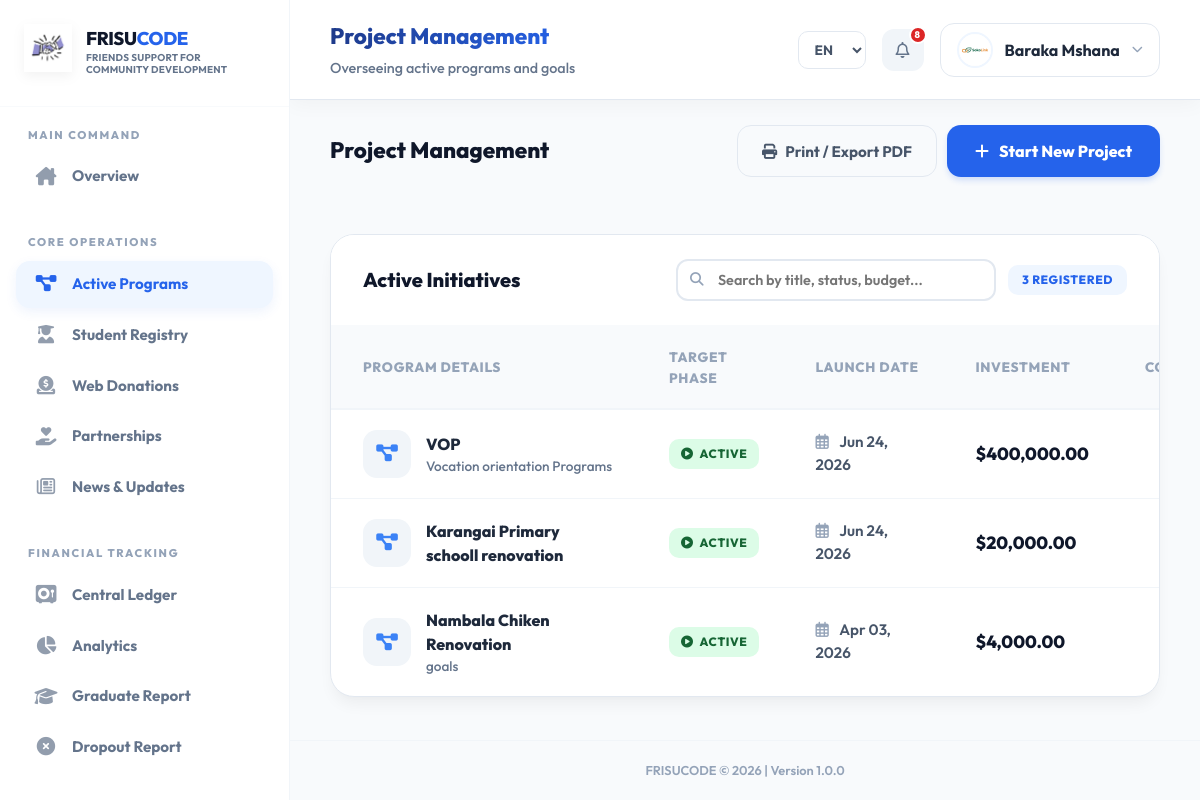
The app's page /system/projects/index.php (signed in) with its own data.
### tables this page shows
CREATE TABLE `users` (
  `id` int(11) NOT NULL,
  `full_name` varchar(100) NOT NULL,
  `email` varchar(100) NOT NULL,
  `profile_picture` varchar(255) DEFAULT NULL,
  `phone` varchar(30) DEFAULT NULL,
  `address` text DEFAULT NULL,
  `password` varchar(255) NOT NULL,
  `role` enum('super_admin','director','project_manager','finance','me_officer','field_officer','donor','guest') NOT NULL DEFAULT 'guest',
  `status` enum('active','inactive') DEFAULT 'active',
  `preferred_language` enum('en','sw','de','fr','es') DEFAULT 'en',
  `last_login` datetime DEFAULT NULL,
  `created_at` timestamp NOT NULL DEFAULT current_timestamp(),
  `updated_at` timestamp NOT NULL DEFAULT current_timestamp() ON UPDATE current_timestamp()
);

CREATE TABLE `projects` (
  `id` int(11) NOT NULL,
  `title` varchar(200) NOT NULL,
  `description` text DEFAULT NULL,
  `start_date` date DEFAULT NULL,
  `end_date` date DEFAULT NULL,
  `budget` decimal(15,2) DEFAULT 0.00,
  `status` enum('planning','active','completed','cancelled') DEFAULT 'planning',
  `created_by` int(11) DEFAULT NULL,
  `created_at` timestamp NOT NULL DEFAULT current_timestamp(),
  `updated_at` timestamp NOT NULL DEFAULT current_timestamp() ON UPDATE current_timestamp()
);

### system/projects/index.php (the view, shortened to what this page needs)
<?php
require_once __DIR__ . '/../auth/auth_check.php';
require_once __DIR__ . '/../config/db.php';
try {
    $stmt = $pdo->query("SELECT * FROM projects ORDER BY created_at DESC");
    $projects = $stmt->fetchAll(PDO::FETCH_ASSOC);
} catch (PDOException $e) {
    $projects = [];
}
?>
<!DOCTYPE html>
<html lang="<?= htmlspecialchars($lang ?? 'en') ?>">
<head>
    <link rel="stylesheet" href="../../assets/css/system-dashboard.css">
    <link rel="stylesheet" href="https://cdnjs.cloudflare.com/ajax/libs/font-awesome/6.5.1/css/all.min.css">
</head>
<body>
<div class="dashboard-layout">
    <div class="main">
        <?php include __DIR__ . '/../partials/header.php'; ?>
        <div class="page-header fade-in" style="margin-bottom: 0;">
            <h2 style="font-family: 'Outfit'; font-weight: 800;"><?= __('Project Management') ?></h2>
            <div style="display: flex; gap: 10px;">
                <button onclick="window.print()" class="btn-secondary" style="border-radius: 14px; cursor: pointer;">
                    <i class="fa-solid fa-print"></i> <?= __('Print / Export PDF') ?>
                </button>
                <?php if(in_array($_SESSION['role'], ['super_admin', 'director', 'project_manager'])): ?>
                    <a href="create.php" class="btn-primary" style="border-radius: 14px; box-shadow: 0 4px 6px -1px rgba(37, 99, 235, 0.2);">
                        <i class="fa-solid fa-plus"></i> <?= __('Start New Project') ?>
                    </a>
                <?php endif; ?>
            </div>
        </div>
        <div class="content-box fade-in" style="margin: 32px 40px; animation-delay: 0.1s;">
            <div style="padding: 24px 32px; border-bottom: 2px solid #f8fafc; display: flex; justify-content: space-between; align-items: center; background: #fff; flex-wrap: wrap; gap: 15px;">
                <h3 style="font-family: 'Outfit'; font-size: 1.25rem; font-weight: 800; margin: 0; color: #0f172a;"><?= __('Active Initiatives') ?></h3>
                <div style="display: flex; align-items: center; gap: 12px; flex-wrap: wrap;">
                    <div style="position: relative;">
                        <i class="fa-solid fa-magnifying-glass" style="position: absolute; left: 14px; top: 50%; transform: translateY(-50%); color: #94a3b8; font-size: 0.85rem;"></i>
                        <input type="text" id="searchProjects" placeholder="<?= __('Search by title, status, budget...') ?>" oninput="filterTable()" style="padding: 10px 16px 10px 40px; border: 2px solid #e2e8f0; border-radius: 12px; font-size: 0.9rem; font-weight: 600; width: 320px; outline: none; transition: border-color 0.2s; font-family: inherit;" onfocus="this.style.borderColor='#3b82f6'" onblur="this.style.borderColor='#e2e8f0'">
                    </div>
                    <span class="badge" style="background: #eff6ff; color: #2563eb; font-weight: 800; padding: 6px 14px; border-radius: 10px; white-space: nowrap;"><?php echo count($projects); ?> <?= __('Registered') ?></span>
                </div>
            </div>
            <?php if (count($projects) > 0): ?>
                <div style="width: 100%; max-height: 70vh; overflow: auto; -webkit-overflow-scrolling: touch; border-radius: 0 0 24px 24px;">
                    <table class="data-table" id="dataTable">
                        <thead>
                            <tr>
                                <th style="padding-left: 32px;"><?= __('Program Details') ?></th>
                                <th><?= __('Target Phase') ?></th>
                                <th><?= __('Launch Date') ?></th>
                                <th><?= __('Investment') ?></th>
                                <th style="text-align: right; padding-right: 32px;"><?= __('Control') ?></th>
                            </tr>
                        </thead>
                        <tbody>
                            <?php foreach ($projects as $project): ?>
                                <tr>
                                    <td style="padding-left: 32px;">
                                        <div style="display: flex; align-items: center; gap: 15px; min-width: 250px;">
                                            <div style="width: 48px; height: 48px; border-radius: 14px; background: #f1f5f9; display: flex; align-items: center; justify-content: center; color: #3b82f6; font-size: 1.2rem; flex-shrink: 0;">
                                                <i class="fa-solid fa-diagram-project"></i>
                                            </div>
                                            <div>
                                                <div style="font-weight: 800; color: #1e293b; font-size: 1rem; font-family: 'Outfit';"><?php echo htmlspecialchars($project['title']); ?></div>
                                                <div style="font-size: 0.85rem; color: #64748b; font-weight: 500; max-width: 250px; white-space: nowrap; overflow: hidden; text-overflow: ellipsis;">
                                                    <?php echo htmlspecialchars($project['description']); ?>
                                                </div>
                                            </div>
                                        </div>
                                    </td>
                                    <td style="min-width: 140px;">
                                        <?php
                                        $statusClass = match($project['status']) {
                                            'active' => 'success',
                                            'planning' => 'warning',
                                            'completed' => 'success',
                                            'cancelled' => 'danger',
                                            default => 'neutral'
                                        };
                                        $statusIcon = match($project['status']) {
                                            'active' => 'fa-play-circle',
                                            'planning' => 'fa-compass',
                                            'completed' => 'fa-circle-check',
                                            'cancelled' => 'fa-circle-xmark',
                                            default => 'fa-circle-dot'
                                        };
                                        ?>
                                        <span class="badge <?php echo $statusClass; ?>" style="display: inline-flex; align-items: center; gap: 6px; font-weight: 800;">
                                            <i class="fa-solid <?php echo $statusIcon; ?>"></i>
                                            <?php echo strtoupper($project['status']); ?>
                                        </span>
                                    </td>
                                    <td style="color: #475569; font-weight: 600; font-size: 0.95rem; min-width: 160px;">
                                        <i class="fa-regular fa-calendar-days" style="margin-right: 8px; color: #94a3b8;"></i>
                                        <?php echo date('M d, Y', strtotime($project['start_date'])); ?>
                                    </td>
                                    <td style="font-family: 'Outfit'; font-weight: 800; color: #0f172a; font-size: 1.1rem; min-width: 130px;">
                                        $<?php echo number_format($project['budget'], 2); ?>
                                    </td>
                                    <td style="text-align: right; padding-right: 32px; min-width: 120px;">
                                        <div style="display: flex; gap: 8px; justify-content: flex-end;">
                                        </div>
                                    </td>
                                </tr>
                            <?php endforeach; ?>
                        </tbody>
                    </table>
                </div>
            <?php endif; ?>
        </div>
        <?php include __DIR__ . '/../partials/footer.php'; ?>
    </div>
</div>
</body>
</html>

### system/partials/header.php (shortened to what this page needs)
<?php
$current_url = $_SERVER['REQUEST_URI'];
$title_data = ['title' => __('System Module'), 'sub' => __('FRISUCODE Smart Office')];
if (strpos($current_url, '/dashboards/super_admin.php') !== false) {
    $title_data = ['title' => __('Executive Dashboard'), 'sub' => __('Real-time overview of organization impact')];
} elseif (strpos($current_url, '/dashboards/staff.php') !== false) {
    $title_data = ['title' => __('Staff Dashboard'), 'sub' => __('Your workspace and assigned tasks')];
} elseif (strpos($current_url, '/dashboards/project_manager.php') !== false) {
    $title_data = ['title' => __('Project Manager Dashboard'), 'sub' => __('Manage active programs and resources')];
} elseif (strpos($current_url, '/dashboards/donor.php') !== false) {
    $title_data = ['title' => __('Donor Portal'), 'sub' => __('Your impact and contribution overview')];
} elseif (strpos($current_url, '/dashboards/finance.php') !== false) {
    $title_data = ['title' => __('Finance Dashboard'), 'sub' => __('Real-time financial control and oversight')];
} elseif (strpos($current_url, '/projects/') !== false) {
    if (strpos($current_url, 'create.php') !== false) {
        $title_data = ['title' => __('New Program'), 'sub' => __('Initiating a community initiative')];
    } else {
        $title_data = ['title' => __('Project Management'), 'sub' => __('Overseeing active programs and goals')];
    }
} elseif (strpos($current_url, '/beneficiaries/') !== false) {
    if (strpos($current_url, 'create.php') !== false) {
        $title_data = ['title' => __('Student Registration'), 'sub' => __('Adding a new beneficiary to the database')];
    } else {
        $title_data = ['title' => __('Student Registry'), 'sub' => __('Managing sponsored students and progress')];
    }
} elseif (strpos($current_url, '/finance/') !== false) {
    if (strpos($current_url, 'create.php') !== false) {
        $title_data = ['title' => __('New Entry'), 'sub' => __('Recording financial movement in the ledger')];
    } else {
        $title_data = ['title' => __('Financial Ledger'), 'sub' => __('Tracking organizational inflow and outflow')];
    }
} elseif (strpos($current_url, '/donations/') !== false) {
    $title_data = ['title' => __('Public Contributions'), 'sub' => __('Reviewing donations received from the website')];
} elseif (strpos($current_url, '/donors/') !== false) {
    $title_data = ['title' => __('Partner Registry'), 'sub' => __('Managing official sponsors and partner organizations')];
} elseif (strpos($current_url, '/reports/') !== false) {
    $title_data = ['title' => __('Impact Analytics'), 'sub' => __('Data-driven insights and reporting')];
} elseif (strpos($current_url, '/users/') !== false) {
    $title_data = ['title' => __('Staff Directory'), 'sub' => __('Managing system access and personnel roles')];
} elseif (strpos($current_url, '/settings/') !== false) {
    $title_data = ['title' => __('Global Settings'), 'sub' => __('System-wide configurations and branding')];
}
$adminName = $_SESSION['user_name'] ?? 'Admin User';
$lang = $_SESSION['lang'] ?? 'en';
?>
<header class="topbar">
    <div>
        <h1><?= $title_data['title'] ?></h1>
        <p><?= $title_data['sub'] ?></p>
    </div>
    <div class="top-actions">
        <form method="get" class="lang-select">
            <select name="lang" onchange="this.form.submit()">
                <option value="en" <?= ($lang ?? 'en')=='en'?'selected':'' ?>>EN</option>
            </select>
        </form>
        <?php
        $headerNotifs = [];
        if (isset($pdo)) {
            try {
                $stmt = $pdo->query("SELECT id, full_name, registered_at FROM beneficiaries ORDER BY registered_at DESC LIMIT 5");
                while ($row = $stmt->fetch(PDO::FETCH_ASSOC)) {
                    $headerNotifs[] = [
                        'time' => strtotime($row['registered_at'])
                    ];
                }
                $stmt = $pdo->query("SELECT id, title, created_at FROM projects ORDER BY created_at DESC LIMIT 5");
                while ($row = $stmt->fetch(PDO::FETCH_ASSOC)) {
                    $headerNotifs[] = [
                        'time' => strtotime($row['created_at'])
                    ];
                }
            } catch (PDOException $e) {}
        }
        $headerNotifCount = count($headerNotifs);
        ?>
        <a href="/frisucode_ms/system/notifications/index.php" class="icon-btn" title="<?= __('System Notifications') ?>">
            <i class="fa-regular fa-bell"></i>
            <?php if($headerNotifCount > 0): ?>
                <span class="badge"><?= $headerNotifCount ?></span>
            <?php endif; ?>
        </a>
        <div class="profile">
            <div class="profile-trigger">
                <?php
                $sysUserId = $_SESSION['user_id'] ?? null;
                $pPic = null;
                if ($sysUserId && isset($pdo)) {
                    try {
                        $usrStmt = $pdo->prepare("SELECT profile_picture FROM users WHERE id = ?");
                        $usrStmt->execute([$sysUserId]);
                        $pPic = $usrStmt->fetchColumn();
                    } catch(PDOException $e) {}
                }
                if (!empty($pPic)): ?>
                    <img src="<?= htmlspecialchars($pPic) ?>" alt="Profile" style="width: 36px; height: 36px; border-radius: 50%; object-fit: cover; border: 2px solid var(--primary-light);">
                <?php else: ?>
                    <div class="profile-img-circle">
                        <?= strtoupper(substr($adminName, 0, 1)) ?>
                    </div>
                <?php endif; ?>
                <span style="font-weight: 700; color: #1e293b;"><?= htmlspecialchars($adminName) ?></span>
                <i class="fa-solid fa-chevron-down" style="font-size: 0.7rem; color: #94a3b8;"></i>
            </div>
        </div>
    </div>
</header>

### records on screen
users: profile_picture (picture)
projects: title "VOP", description "Vocation orientation Programs", status "ACTIVE", start_date "Jun 24, 2026", budget "400,000.00"
projects: title "Karangai Primary schooll renovation", status "ACTIVE", start_date "Jun 24, 2026", budget "20,000.00"
projects: title "Nambala Chiken Renovation", description "goals", status "ACTIVE", start_date "Apr 03, 2026", budget "4,000.00"

### other values on screen
__('Friends Support for Community Development') "FRIENDS SUPPORT FOR COMMUNITY DEVELOPMENT"
__('Main Command') "MAIN COMMAND"
__('Overview') "Overview"
__('Core Operations') "CORE OPERATIONS"
__('Active Programs') "Active Programs"
__('Student Registry') "Student Registry"
__('Web Donations') "Web Donations"
__('Partnerships') "Partnerships"
__('News & Updates') "News & Updates"
__('Financial Tracking') "FINANCIAL TRACKING"
__('Central Ledger') "Central Ledger"
__('Analytics') "Analytics"
__('Graduate Report') "Graduate Report"
__('Dropout Report') "Dropout Report"
$title_data['title'] "Project Management"
